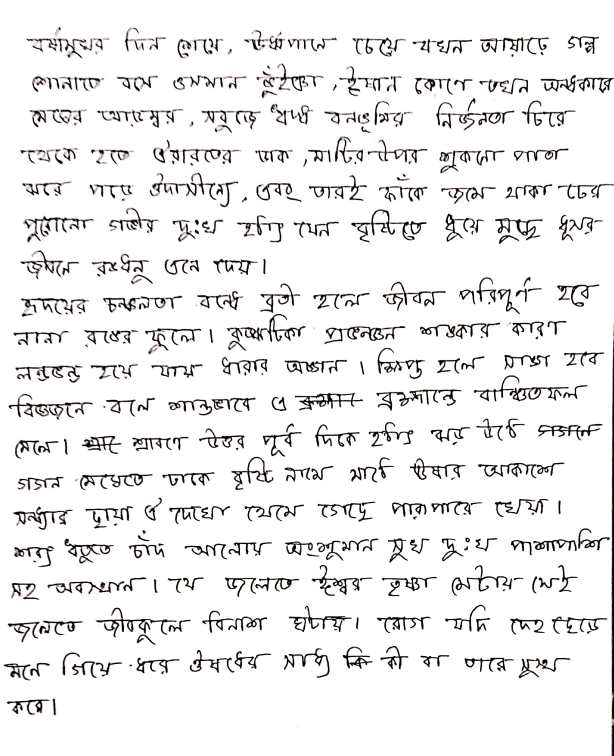
#> input picture backend/images/AbdullahAlMuid170617_1.jpg, 1840 x 2268 px (shown at 1/3 size); its folder holds only this picture in this run
$ python -i server.py   (imports and definitions only)
#> lines starting #> are read from the running program, lines starting #| are printed output that depends on the picture; after the words box and inside, x2 and y2 are one past the last pixel; in counts of white or black regions, pixels touching at a corner belong together
from ast import arg
from crypt import methods
from sqlite3 import DatabaseError
from traceback import print_tb
from urllib import response
from flask import Flask, request, abort
import flask
from PIL import Image
import os
import matplotlib.pyplot as plt
import numpy as np
from PIL import Image
import base64
import cv2 as cv2
import json
# [1 line not run here, left out]

# print(os.path.abspath(os.getcwd()))

BASE_DIR = os.path.join(os.path.abspath(os.getcwd()))

IMAGES_DIR = os.path.join(BASE_DIR, 'images')
DATA_DIR = os.path.join(BASE_DIR, 'data')


# [14 lines left out: functions data_contains, get_list, not called in this run]


def do_processing(path):
#> called with path = 'images/AbdullahAlMuid170617_1.jpg'
    image = cv2.imread(path)
#> image is the input picture: shape (2268, 1840, 3); mean B, G, R 236.8, 236.6, 237.3
    original = image.copy()
    # re_sized_img = cv2.resize(image, (800, 800), interpolation = cv2.INTER_AREA)
    re_sized_img = image
    gray = cv2.cvtColor(re_sized_img, cv2.COLOR_BGR2GRAY)
    ret, thresh_img = cv2.threshold(
        gray, 0, 255, cv2.THRESH_BINARY_INV + cv2.THRESH_OTSU)
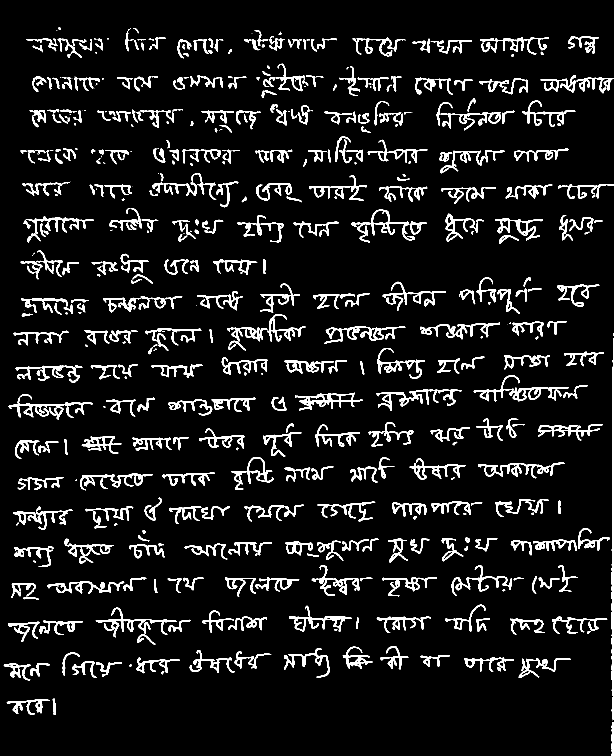
#> thresh_img: shape (2268, 1840) (shown at 1/3 size); 7.5% white; 614 white regions (73 under 20 px), largest, box (x1, y1, x2, y2) and area: (1835, 1024, 1840, 2158) 4195, (973, 979, 1216, 1032) 3244, (287, 1823, 530, 1912) 3180
#> ret = 146

    kernel = np.ones((5, 10), np.uint8)
    dilated = cv2.dilate(thresh_img, kernel, iterations=1)
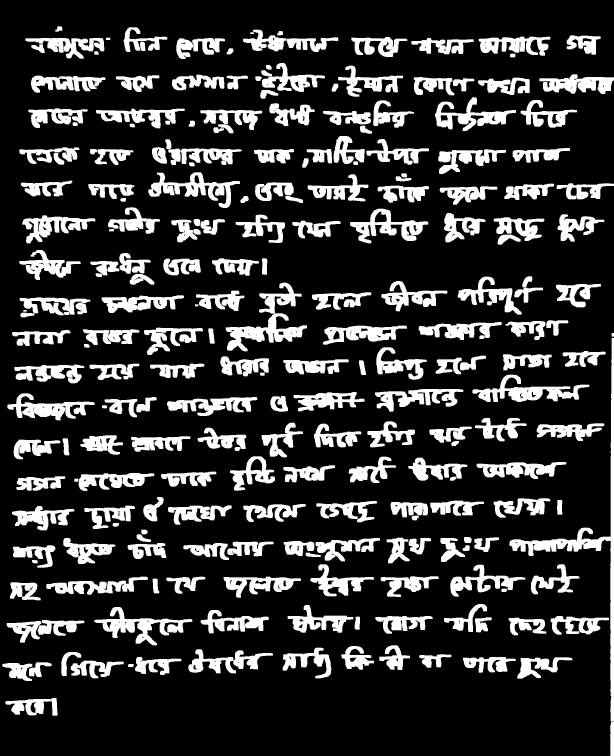
#> dilated: shape (2268, 1840) (shown at 1/3 size); 19.5% white; 233 white regions

    cnts = cv2.findContours(dilated, cv2.RETR_EXTERNAL,
                            cv2.CHAIN_APPROX_SIMPLE)
#> cnts = 233 contours; largest, box (x1, y1, x2, y2) and area: (1528, 1014, 1840, 2163) 16588, (677, 848, 921, 1054) 14278, (1417, 1124, 1768, 1206) 10220, (283, 1821, 577, 1936) 10112, (445, 517, 720, 624) 9790
    cnts = cnts[0] if len(cnts) == 2 else cnts[1]

    local_img = re_sized_img.copy()
    box_list = []
    for idx, c in enumerate(cnts):
        x, y, w, h = cv2.boundingRect(c)
        # print({'x':x,'y':y,'width':w,'height':h,'label':labels[idx] if idx<len(labels) else " "})
        box_list.append({'id': idx, 'x': x, 'y': y, 'w': w, 'h': h})
        cv2.rectangle(local_img, (x, y), (x + w, y + h), (0, 0, 255), 1)
#> this loop made 233 passes
#> (x, y, w, h) on passes 1 to 3: (1831, 2164, 9, 104), (16, 2094, 157, 53), (384, 1992, 17, 9)
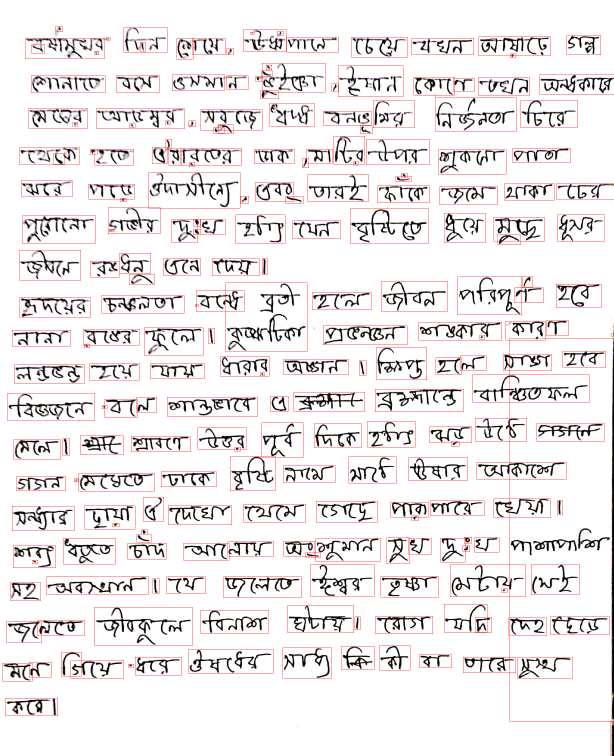
#> local_img: shape (2268, 1840, 3) (shown at 1/3 size); mean B, G, R 232, 231.8, 237.4
#> after the loop, box_list = 233 items

    cv2.imwrite('./test.png', local_img)

    box_list = sorted(box_list, key=lambda a: (a['x'], a['y']))
    # print(box_list)
    return box_list


# [4 lines that did not run here, left out]


# [9 lines that did not run here, left out]


# [14 lines that did not run here, left out]


# [6 lines that did not run here, left out]


# [8 lines that did not run here, left out]

# [7 lines that did not run here, left out]

# [2 lines not run here, left out]

>>> result = do_processing('images/AbdullahAlMuid170617_1.jpg')
#> result = 233 items

$ run again, on backend/images/AnwarHossain170620_1.jpg
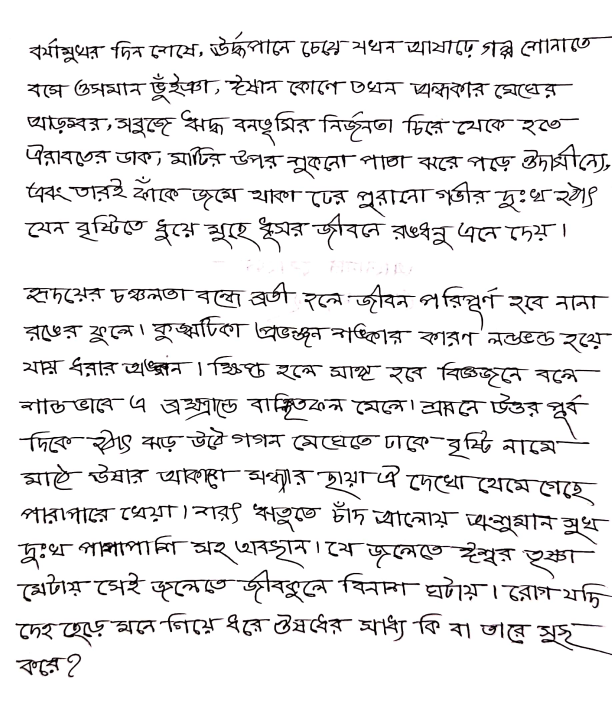
#> input picture backend/images/AnwarHossain170620_1.jpg, 1836 x 2112 px (shown at 1/3 size)
#> in do_processing, image is the input picture: shape (2112, 1836, 3); mean B, G, R 232.4, 232.1, 232.9
#> in do_processing, `ret, thresh_img = cv2.threshold( gray, 0, 255, cv2.THRESH_BINARY_INV +..`:
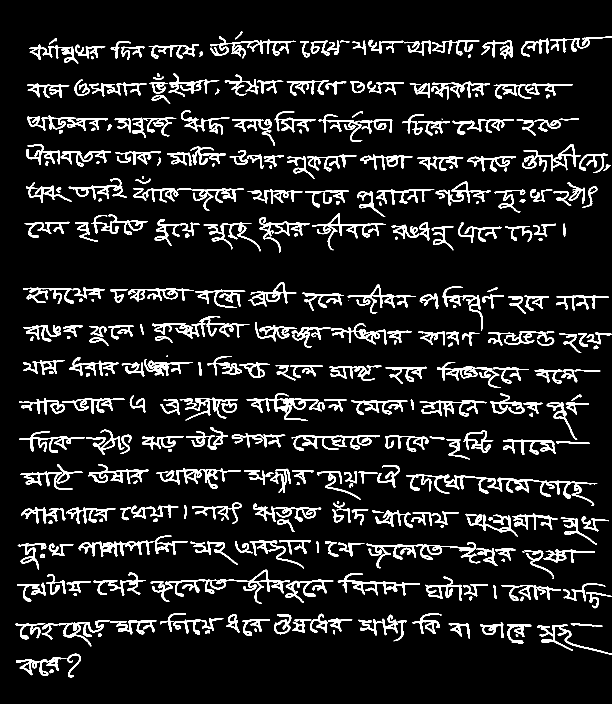
#> thresh_img: shape (2112, 1836) (shown at 1/3 size); 9.2% white; 351 white regions (5 under 20 px), largest, box (x1, y1, x2, y2) and area: (1218, 1424, 1714, 1496) 6902, (1099, 1626, 1441, 1705) 4788, (740, 1179, 975, 1263) 3970
#> ret = 141
#> dilated: shape (2112, 1836); 22.6% white; 159 white regions
#> cnts = 159 contours; largest, box (x1, y1, x2, y2) and area: (448, 1707, 1005, 1813) 19144, (1214, 1422, 1797, 1519) 18870, (971, 1623, 1551, 1707) 18208, (897, 117, 1443, 174) 16129, (761, 964, 1240, 1044) 15532
#> the loop in do_processing, `for idx, c in enumerate(cnts):` made 159 passes
#> (x, y, w, h) on passes 1 to 3: (44, 1959, 204, 75), (995, 1888, 15, 17), (1518, 1871, 81, 63)
#> after the loop in do_processing, `for idx, c in enumerate(cnts):`:
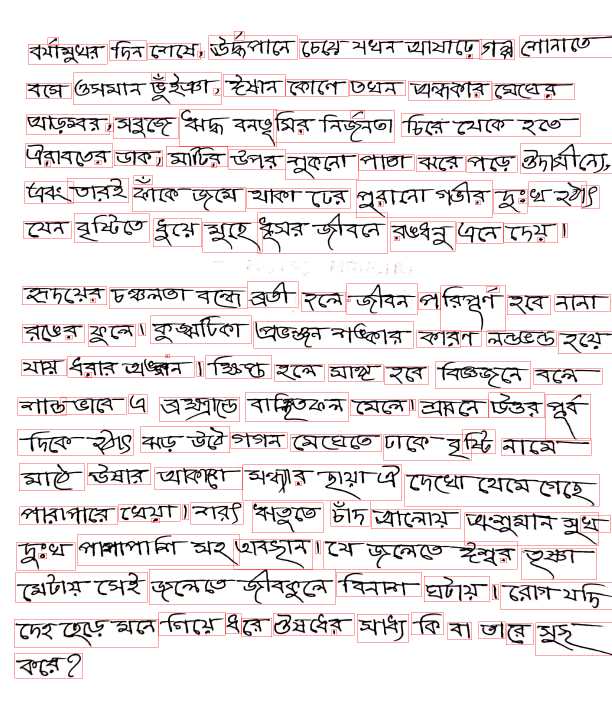
#> local_img: shape (2112, 1836, 3) (shown at 1/3 size); 1.9% of pixels changed, all inside (x1, y1, x2, y2) = (42, 93, 1836, 2035)
#> after the loop in do_processing, `for idx, c in enumerate(cnts):`: box_list = 159 items

$ run again, on backend/images/ArifulIslam170632_1.jpg
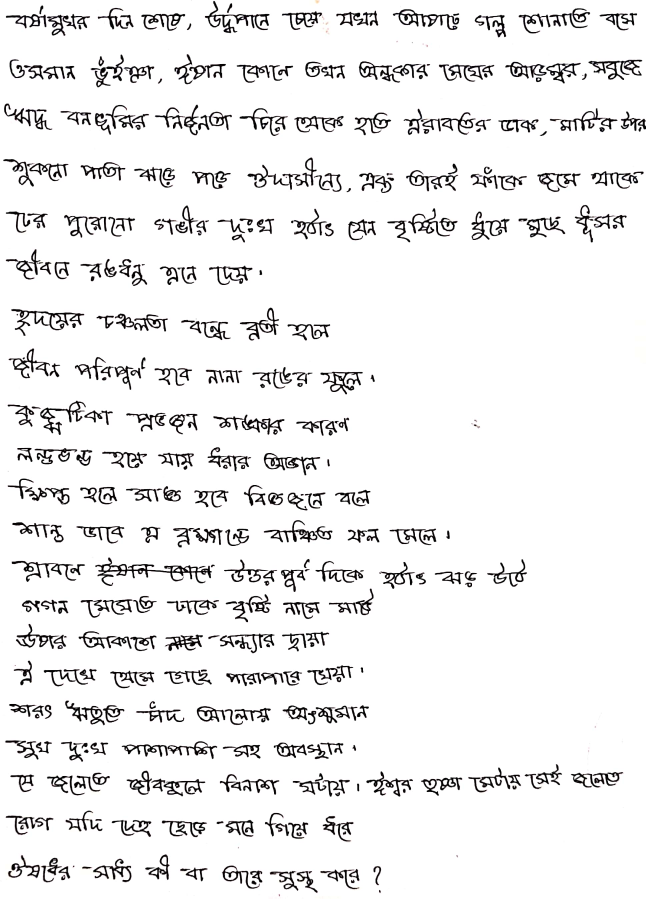
#> input picture backend/images/ArifulIslam170632_1.jpg, 1936 x 2696 px (shown at 1/3 size)
#> in do_processing, image is the input picture: shape (2696, 1936, 3); mean B, G, R 237.8, 237.7, 238
#> in do_processing, `ret, thresh_img = cv2.threshold( gray, 0, 255, cv2.THRESH_BINARY_INV +..`:
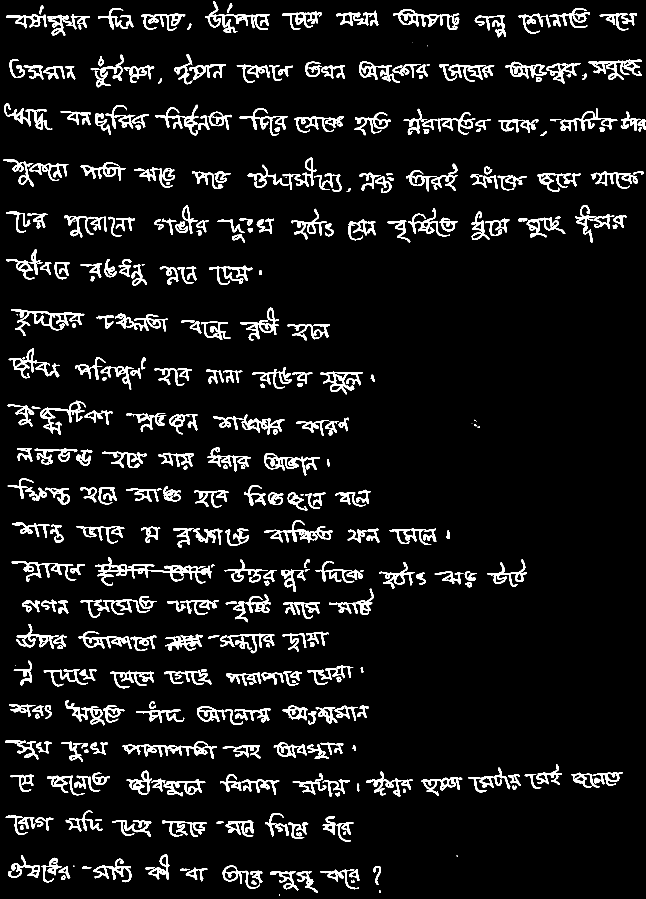
#> thresh_img: shape (2696, 1936) (shown at 1/3 size); 6.9% white; 460 white regions (29 under 20 px), largest, box (x1, y1, x2, y2) and area: (286, 1672, 635, 1758) 5816, (34, 927, 253, 1008) 3699, (615, 3, 808, 99) 3662
#> ret = 140
#> dilated: shape (2696, 1936); 16.7% white; 186 white regions
#> cnts = 186 contours; largest, box (x1, y1, x2, y2) and area: (282, 1670, 649, 1760) 12975, (738, 471, 1029, 577) 12037, (19, 1200, 343, 1307) 11858, (461, 312, 701, 408) 9922, (844, 2114, 1112, 2175) 9802
#> the loop in do_processing, `for idx, c in enumerate(cnts):` made 186 passes
#> (x, y, w, h) on passes 1 to 3: (833, 2681, 11, 9), (1133, 2668, 14, 12), (806, 2611, 152, 69)
#> after the loop in do_processing, `for idx, c in enumerate(cnts):`:
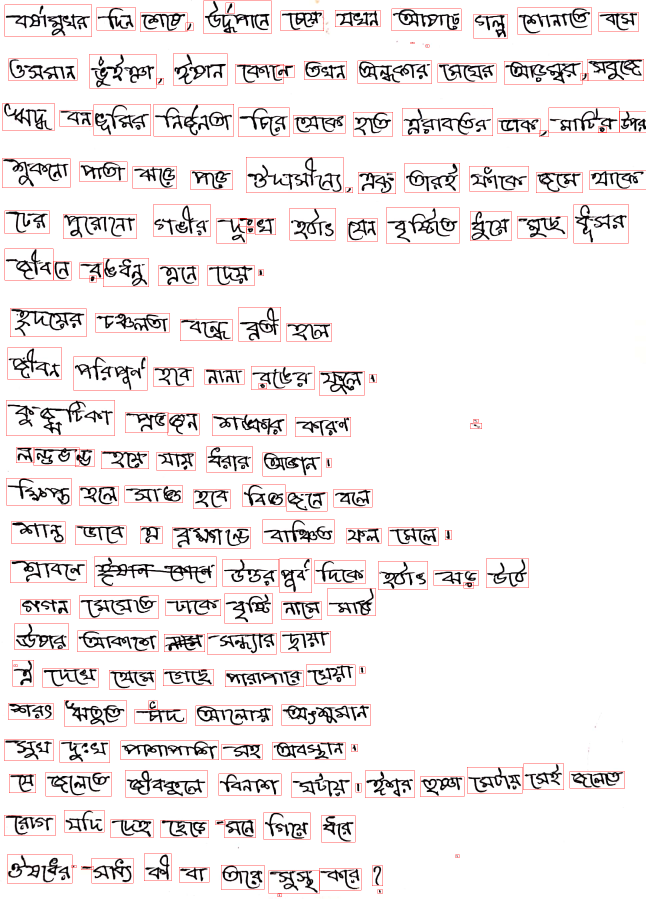
#> local_img: shape (2696, 1936, 3) (shown at 1/3 size); mean B, G, R 234.3, 234.2, 238
#> after the loop in do_processing, `for idx, c in enumerate(cnts):`: box_list = 186 items

$ run again, on backend/images/ArifulIslam210637_1.jpg
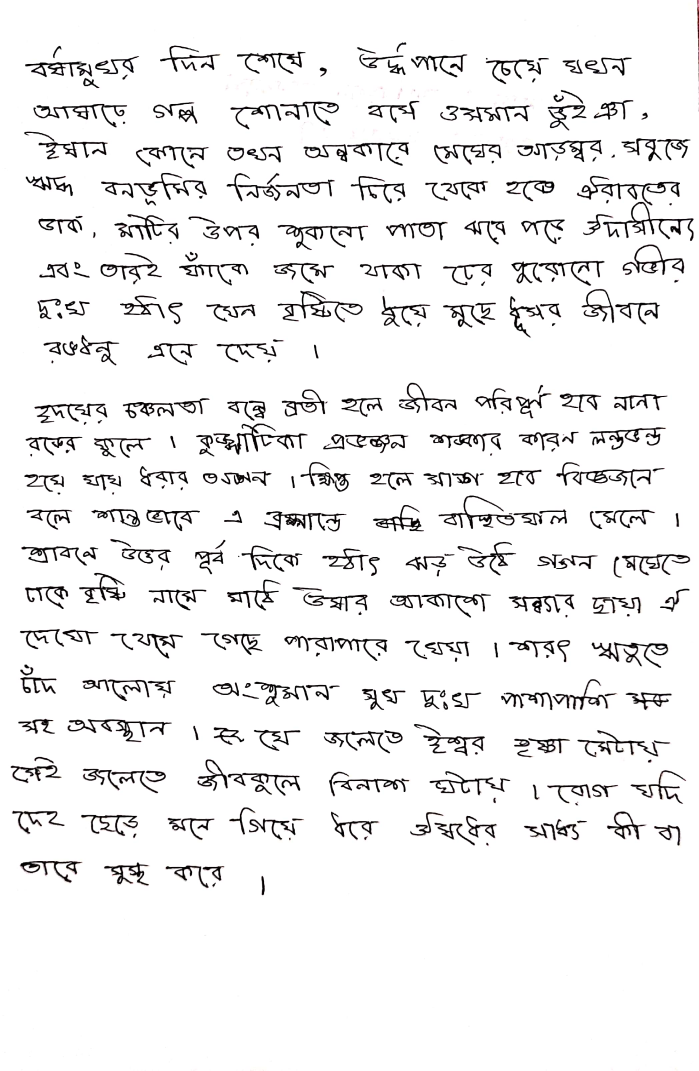
#> input picture backend/images/ArifulIslam210637_1.jpg, 2096 x 3212 px (shown at 1/3 size)
#> in do_processing, image is the input picture: shape (3212, 2096, 3); mean B, G, R 239.1, 239, 239.3
#> in do_processing, `ret, thresh_img = cv2.threshold( gray, 0, 255, cv2.THRESH_BINARY_INV +..`:
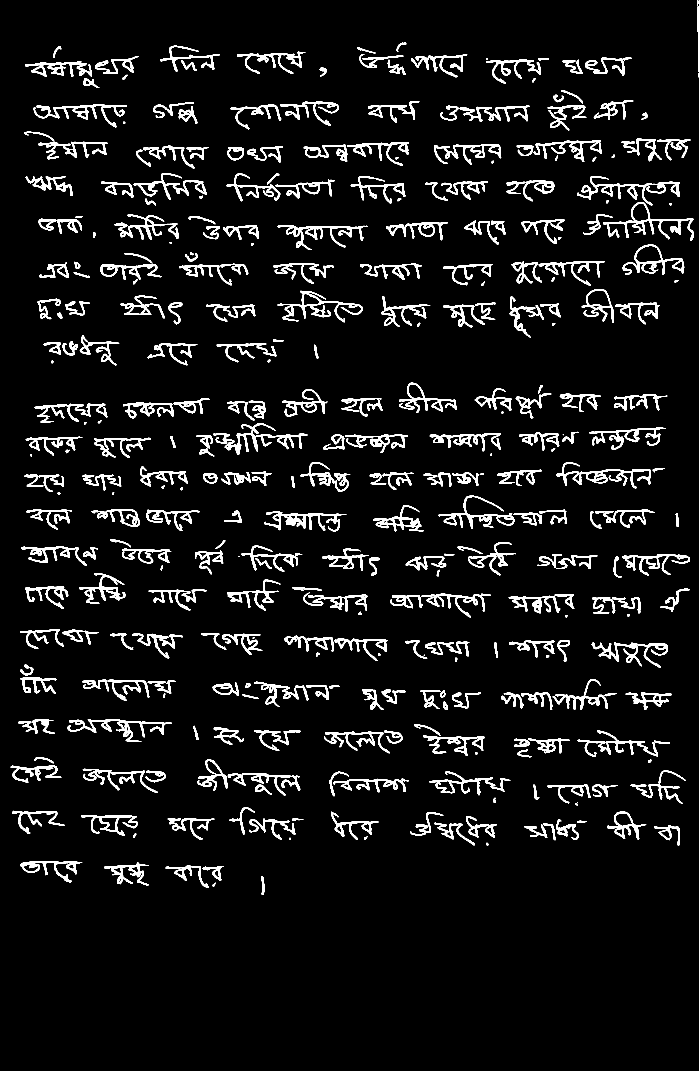
#> thresh_img: shape (3212, 2096) (shown at 1/3 size); 6.4% white; 360 white regions (12 under 20 px), largest, box (x1, y1, x2, y2) and area: (640, 1271, 923, 1364) 5170, (1731, 528, 2040, 616) 4891, (1809, 606, 2081, 723) 4829
#> ret = 140
#> dilated: shape (3212, 2096); 15.1% white; 247 white regions
#> cnts = 247 contours; largest, box (x1, y1, x2, y2) and area: (1727, 526, 2086, 725) 25402, (585, 1269, 928, 1371) 13809, (1312, 1485, 1706, 1589) 13244, (588, 2276, 906, 2389) 12940, (1499, 2036, 1855, 2132) 11535
#> the loop in do_processing, `for idx, c in enumerate(cnts):` made 247 passes
#> (x, y, w, h) on passes 1 to 3: (633, 2646, 19, 16), (780, 2626, 19, 61), (493, 2595, 184, 70)
#> after the loop in do_processing, `for idx, c in enumerate(cnts):`:
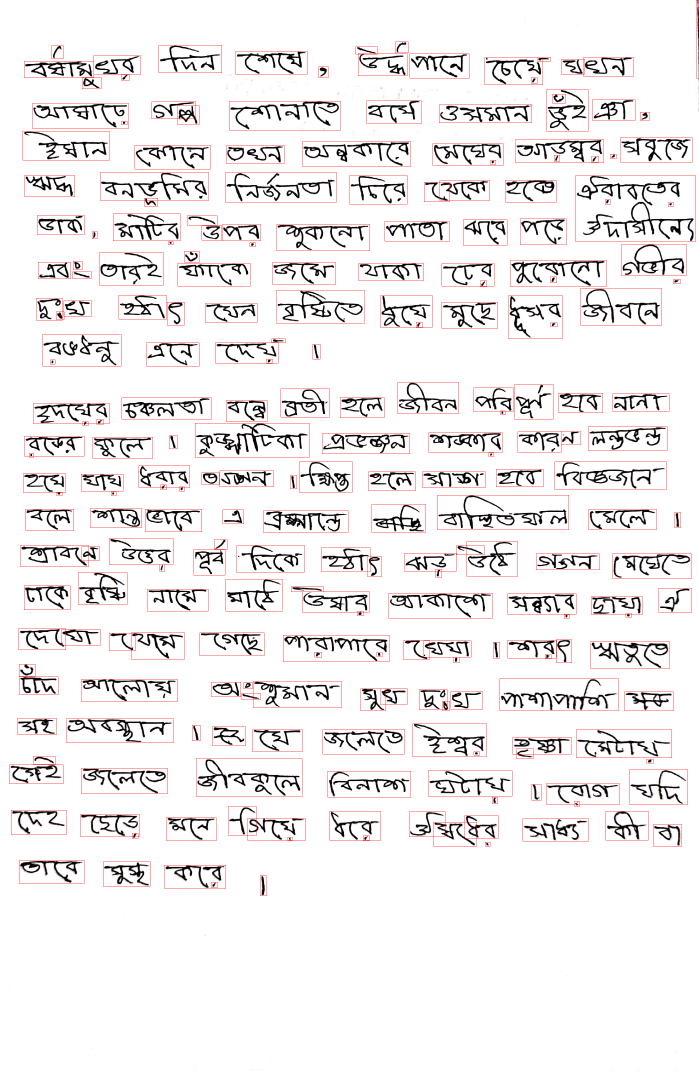
#> local_img: shape (3212, 2096, 3) (shown at 1/3 size); mean B, G, R 235.7, 235.6, 239.3
#> after the loop in do_processing, `for idx, c in enumerate(cnts):`: box_list = 247 items
